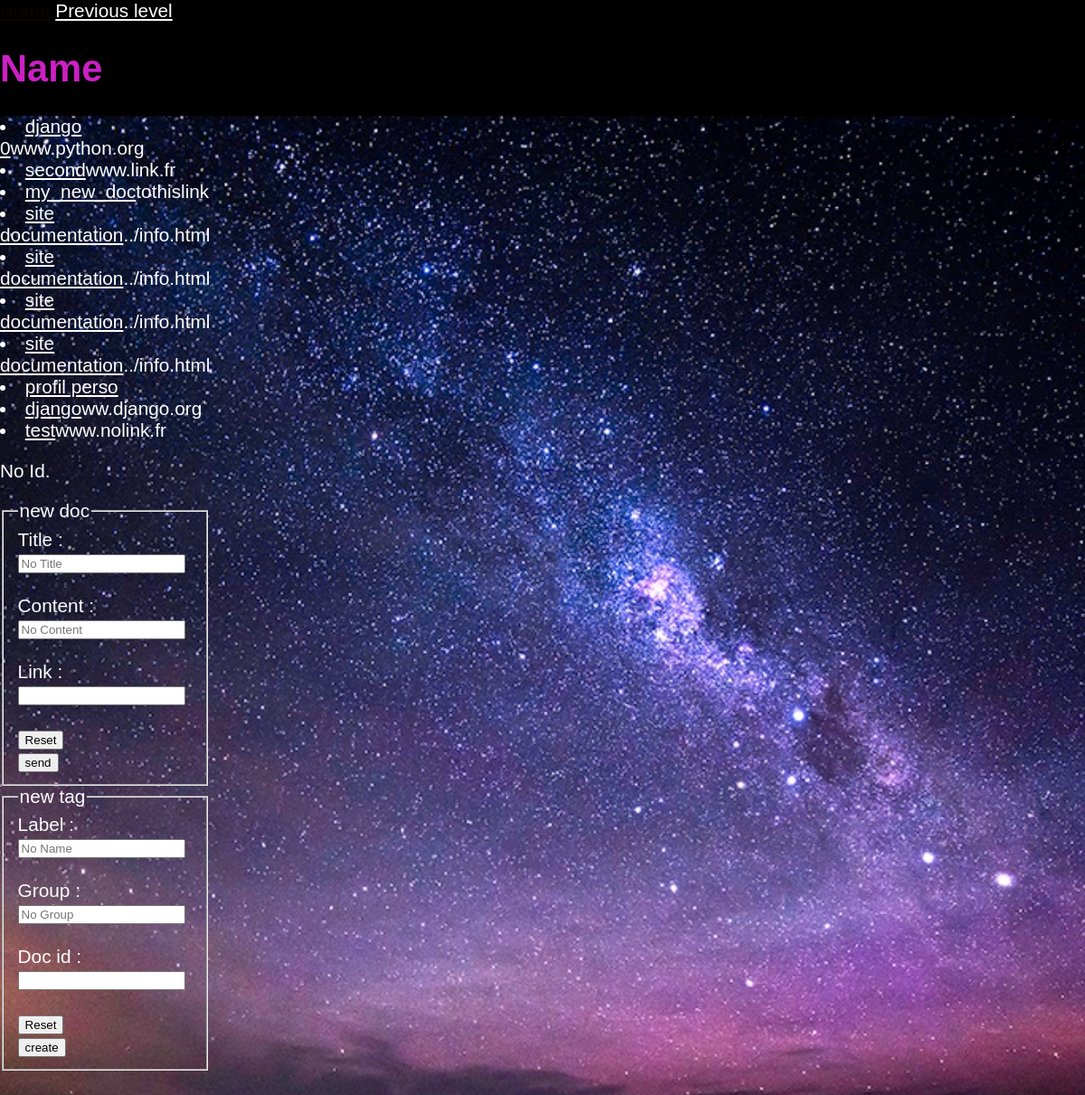
/doc/detail/, run on the app's committed database.
### doc/models.py (models this page shows, shortened)
class Document(models.Model):
    title = models.CharField(max_length=40,default="")
    content = models.CharField(max_length=100,default="")
    date = models.DateField("date creation",default=timezone.now)
    link = models.URLField()
    """
    @classmethod
    def create(cls,title,content_id,group_id,date,link):
        item = cls(group_id,title,content_id,date,link)
        # do something with the created item
        return item
    """

### doc/views.py (the view)
# urls.py: path("detail/",views.detail,name="detail"),
def detail(request,document_id=None):
    name = "detail"
    print(document_id,request)
    if document_id != None:
        """
        try:
            document = Document.objects.get(pk=document_id)
        except Document.DoesNotExist:
            document = Document()
        """
        document = get_object_or_404(Document,pk=document_id)
        tags = Tag.objects.filter(pk=document_id)
        context={"name":name,"tags":tags,"document":document}
    else:
        document_list = Document.objects.order_by("id")
        last_id = Document.objects.last().id
        next_id = last_id + 1
        context={"name":name,"next_id":next_id,"document_list":document_list}
    return render(request,"doc/detail.html",context)

### doc/templates/doc/detail.html (shortened to what this page needs)
<!doctype html>
<html>
    <head>
        {% load static %}
        <link href="{% static '/style2.css' %}" rel="stylesheet">
    </head>
    <body>
        <div>
            <a href="/doc">Home</a>
            <a href="../">Previous level</a>
            {% if document %}
            <h1>{{ document.title }} : {{ document.date }}</h1>
            <p> {{ document.id }} : <a href="{{document.link}}">{{document.link}}</a></p>
                <ul>
                    {% if tags %}
                        {% for t in tags %}
                            <li><a href="/tag/{{t.id}}" >{{t.name}}</a></li>
                        {% endfor %}
                    {% else %}
                    No tag found for doc id = {{document.id}}
                    {% endif %}
                </ul>
            {% else %}
                {% if document_list %}
                <h1>Name</h1>
                    {% for doc in document_list %}
                    <li><a href="{% url 'detail' doc.id %}">{{doc.title}}</a>{{doc.link}}</li>
                    {% endfor %}
                {% else %}
                No document list !!! (and no document !!)
                {% endif %}
            <p> No Id. </p>
            {% endif %}
            <div>
                {% if document %}
                <form method="post" action="{% url 'detail' document.id %}">
                {% else %}
                <form method="post" action="{% url 'detail' %}">
                {%endif%}
                    <fieldset>
                        <legend>new doc</legend>
                        <div>
                            <label for="ftitle">Title :</label>
                            <input type="text" id="ftitle" name="ftitle" placeholder="No Title">
                        </div>
                        <br>
                        <div>
                            <label for="fcontent">Content :</label>
                            <input type="text" id="fcontent" name="fcontent" placeholder="No Content">
                        </div>
                        <br>
                        <div>
                            <label for="flink">Link :</label>
                            <input type="link" id="flink" name="flink">
                        </div>
                        <br>
                        <div>
                            <input type="reset">
                        </div>
                        <div>
                            <input type="submit" value="send">
                        </div>
                    </fieldset>
                </form>
                {%if document %}
                <form method="post" action="{% url 'detail' document.id %}" >
                {% else %}
                <form method="post" action="{% url 'detail' %}">
                {% endif %}
                    <fieldset>
                        <legend>new tag</legend>
                        <div>
                            <label for="fname">Label :</label>
                            <input type="text" id="fname" name="fname" placeholder="No Name">
                        </div>
                        <br>
                        <div>
                            <label for="fgroup">Group :</label>
                            <input type="text" id="fgroup" name="fgroup" placeholder="No Group">
                        </div>
                        <br>
                        <div>
                            <label for="fdid">Doc id :</label>
                            <input type="text" id="fdid" name="fdid" value="{{document.id}}">
                        </div>
                        <br>
                        <div>
                            <input type="reset">
                        </div>
                        <div>
                            <input type="submit" value="create" id="create">
                        </div>
                    </fieldset>
                </form>
            </div>
        </div>
    </body>
</html>

### doc/static/style2.css (style rules this page uses)
a { color: white }
body { height: 1800px; margin: 0; padding: 0; background: url(../static/img/bg/star.jpg); background-repeat: no-repeat; background-position: center; background-attachment: fixed; background-size: cover; display:grid; grid-template-rows: 1fr 1fr 5fr 1fr 1fr; grid-template-columns: 1fr 6fr 1fr; font-family: 'Franklin Gothic Medium', 'Arial Narrow', Arial, sans-serif; font-size: 1.3rem; color : rgba(233, 143, 221,0.9); }
h1 { color: rgba(255,40,245,0.8); align-self: center; }
p { justify-content: flex-end; }

### data on the page
Document: title "django 0", link "www.python.org"
Document: title "second", link "www.link.fr"
Document: title "my_new_doc", link "tothislink"
Document: title "site documentation", link "../info.html"
Document: title "site documentation", link "../info.html"
Document: title "site documentation", link "../info.html"
Document: title "site documentation", link "../info.html"
Document: title "profil perso"
Document: title "django", link "ww.django.org"
Document: title "test", link "www.nolink.fr"
